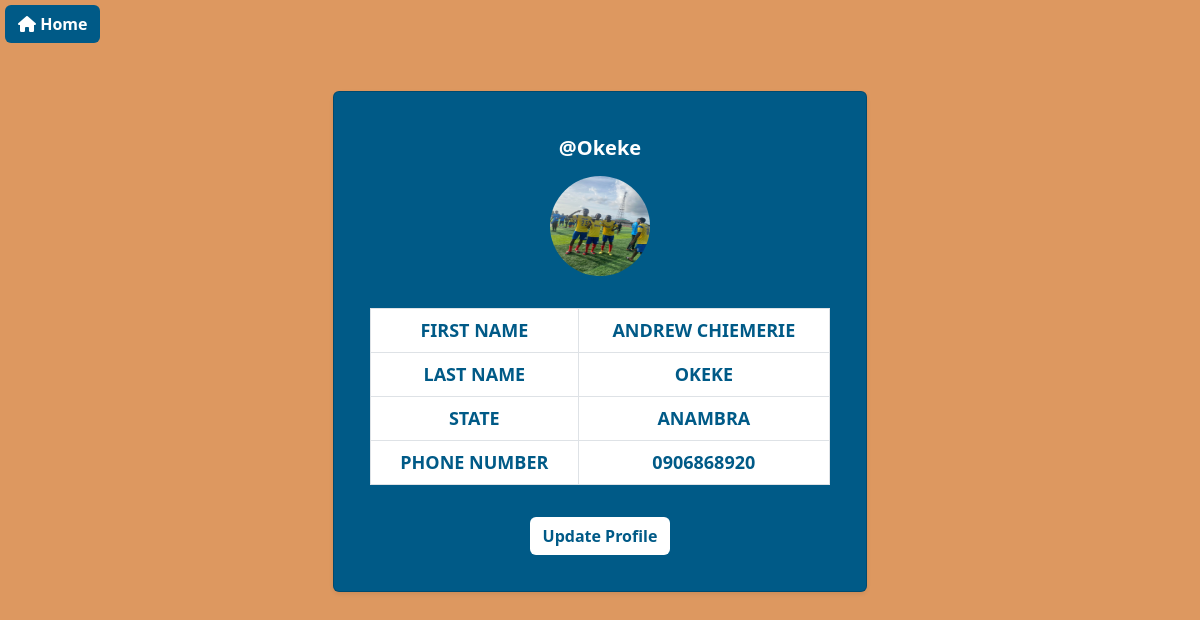
Screenshot of /profile/ (signed in) with the database file from the repository.
### base/models.py (models this page shows, shortened)
class Profile(models.Model):
    user = models.ForeignKey(User, on_delete=models.CASCADE)
    profileimage = models.ImageField(upload_to='profile_images',blank=True,null=True,default="login_295128.png")
    firstname = models.CharField(max_length=200,null=True,blank=True)
    lastname = models.CharField(max_length=200,null=True,blank=True)
    state = models.CharField(max_length=200,null=True,blank=True)
    phonenumber=models.CharField(max_length=20, null=True,blank=True)

### base/views.py (the view)
# urls.py: path('profile/',views.profile,name='profile'),
def profile(request):
    profiles = Profile.objects.all()
    context = {'profiles':profiles}
    return render(request,'profile.html',context)

### base/context_processors.py (called while the page is built)
def user_profile(request):
    if request.user.is_authenticated:
        try:
            profile = Profile.objects.get(user=request.user)
        except Profile.DoesNotExist:
            profile = None
    else:
        profile = None
    return {'user_profile': profile}

### template/profile.html (shortened to what this page needs)
{% extends 'home.html' %}
{% block content %}
<a style="margin-left: 5px;margin-top: 5px;background-color: #005a87;color: white;" href="{% url 'home' %}" class="btn"><i class="fa fa-home" aria-hidden="true"></i>
    Home</a>
<div class="container mt-5">
    <div class="container">
        <div class="row">
            <div class="col-md-6 offset-md-3">
                {% for profile in profiles %}
                    {% if request.user == profile.user %}
                    <div style="background-color: #005a87;" class="card shadow-sm p-3 mb-5 text-white rounded">
                        <div class="card-body text-center">
                            <h2 style="font-weight: bold; font-size: 20px;" class=" p-2 rounded">
                                @{{ profile.user|capfirst }}
                            </h2>
                            <img
                                src="{{ profile.profileimage.url }}"
                                class="rounded-circle mb-3"
                                width="100" height="100"
                                alt="{{ profile.user.username }}'s profile picture"/>
                            <table style="color: #005a87;" class="table  table-bordered mt-3">
                                <tbody>
                                    <tr>
                                        <th style="color: #005a87;" scope="row">FIRST NAME</th>
                                        <td style="color: #005a87;">{{ profile.firstname|upper }}</td>
                                    </tr>
                                    <tr>
                                        <th style="color: #005a87;" scope="row">LAST NAME</th>
                                        <td style="color: #005a87;">{{ profile.lastname|upper }}</td>
                                    </tr>
                                    <tr>
                                        <th style="color: #005a87;" scope="row">STATE</th>
                                        <td style="color: #005a87;">{{ profile.state|upper }}</td>
                                    </tr>
                                    <tr>
                                        <th style="color: #005a87;" scope="row">PHONE NUMBER</th>
                                        <td style="color: #005a87;">{{ profile.phonenumber }}</td>
                                    </tr>
                                </tbody>
                            </table>
                            <a style="color: #005a87;background-color: white;" href="{% url 'update-profile' profile.id %}" class="btn  mt-3">Update Profile</a>
                        </div>
                    </div>
                    {% endif %}
                {% endfor %}
            </div>
        </div>
    </div>
</div>
{% endblock %}

### template/profile.html (style rules this page uses)
body { background-color: #dd9860 ;; }

### rows the page displays
Profile: user "Okeke", profileimage (picture), firstname "ANDREW CHIEMERIE", lastname "OKEKE", state "ANAMBRA", phonenumber "0906868920"
